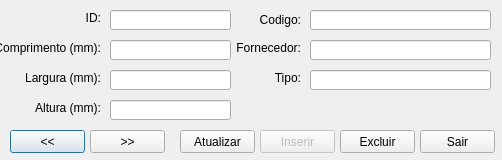
<?xml version="1.0" encoding="UTF-8"?>
<ui version="4.0">
 <class>WindowBobbin</class>
 <widget class="QDialog" name="WindowBobbin">
  <property name="geometry">
   <rect>
    <x>0</x>
    <y>0</y>
    <width>502</width>
    <height>160</height>
   </rect>
  </property>
  <property name="minimumSize">
   <size>
    <width>502</width>
    <height>160</height>
   </size>
  </property>
  <property name="maximumSize">
   <size>
    <width>502</width>
    <height>160</height>
   </size>
  </property>
  <property name="windowTitle">
   <string>Helena - Carretéis</string>
  </property>
  <property name="windowIcon">
   <iconset resource="../icons/main.qrc">
    <normaloff>:/iconPower.ico</normaloff>:/iconPower.ico</iconset>
  </property>
  <widget class="QLabel" name="label_type">
   <property name="geometry">
    <rect>
     <x>230</x>
     <y>70</y>
     <width>71</width>
     <height>16</height>
    </rect>
   </property>
   <property name="text">
    <string>Tipo:</string>
   </property>
   <property name="alignment">
    <set>Qt::AlignRight|Qt::AlignTrailing|Qt::AlignVCenter</set>
   </property>
  </widget>
  <widget class="QLineEdit" name="lineEdit_length">
   <property name="geometry">
    <rect>
     <x>110</x>
     <y>40</y>
     <width>121</width>
     <height>20</height>
    </rect>
   </property>
  </widget>
  <widget class="QLineEdit" name="lineEdit_provider">
   <property name="geometry">
    <rect>
     <x>310</x>
     <y>40</y>
     <width>181</width>
     <height>20</height>
    </rect>
   </property>
  </widget>
  <widget class="QLineEdit" name="lineEdit_type">
   <property name="geometry">
    <rect>
     <x>310</x>
     <y>70</y>
     <width>181</width>
     <height>20</height>
    </rect>
   </property>
  </widget>
  <widget class="QLabel" name="label_id">
   <property name="geometry">
    <rect>
     <x>0</x>
     <y>10</y>
     <width>101</width>
     <height>16</height>
    </rect>
   </property>
   <property name="text">
    <string>ID:</string>
   </property>
   <property name="alignment">
    <set>Qt::AlignRight|Qt::AlignTrailing|Qt::AlignVCenter</set>
   </property>
  </widget>
  <widget class="QLineEdit" name="lineEdit_width">
   <property name="geometry">
    <rect>
     <x>110</x>
     <y>70</y>
     <width>121</width>
     <height>20</height>
    </rect>
   </property>
  </widget>
  <widget class="QLineEdit" name="lineEdit_code">
   <property name="geometry">
    <rect>
     <x>310</x>
     <y>10</y>
     <width>181</width>
     <height>20</height>
    </rect>
   </property>
  </widget>
  <widget class="QLabel" name="label_code">
   <property name="geometry">
    <rect>
     <x>230</x>
     <y>10</y>
     <width>71</width>
     <height>20</height>
    </rect>
   </property>
   <property name="text">
    <string>Codigo:</string>
   </property>
   <property name="alignment">
    <set>Qt::AlignRight|Qt::AlignTrailing|Qt::AlignVCenter</set>
   </property>
  </widget>
  <widget class="QLabel" name="label_provider">
   <property name="geometry">
    <rect>
     <x>230</x>
     <y>40</y>
     <width>71</width>
     <height>16</height>
    </rect>
   </property>
   <property name="text">
    <string>Fornecedor:</string>
   </property>
   <property name="alignment">
    <set>Qt::AlignRight|Qt::AlignTrailing|Qt::AlignVCenter</set>
   </property>
  </widget>
  <widget class="QLabel" name="label_height">
   <property name="geometry">
    <rect>
     <x>0</x>
     <y>100</y>
     <width>101</width>
     <height>16</height>
    </rect>
   </property>
   <property name="text">
    <string>Altura (mm):</string>
   </property>
   <property name="alignment">
    <set>Qt::AlignRight|Qt::AlignTrailing|Qt::AlignVCenter</set>
   </property>
  </widget>
  <widget class="QLineEdit" name="lineEdit_height">
   <property name="geometry">
    <rect>
     <x>110</x>
     <y>100</y>
     <width>121</width>
     <height>20</height>
    </rect>
   </property>
  </widget>
  <widget class="QLineEdit" name="lineEdit_id">
   <property name="geometry">
    <rect>
     <x>110</x>
     <y>10</y>
     <width>121</width>
     <height>20</height>
    </rect>
   </property>
   <property name="readOnly">
    <bool>true</bool>
   </property>
  </widget>
  <widget class="QLabel" name="label_length">
   <property name="geometry">
    <rect>
     <x>0</x>
     <y>40</y>
     <width>101</width>
     <height>16</height>
    </rect>
   </property>
   <property name="text">
    <string>Comprimento (mm):</string>
   </property>
   <property name="alignment">
    <set>Qt::AlignRight|Qt::AlignTrailing|Qt::AlignVCenter</set>
   </property>
  </widget>
  <widget class="QLabel" name="label_width">
   <property name="geometry">
    <rect>
     <x>0</x>
     <y>70</y>
     <width>101</width>
     <height>16</height>
    </rect>
   </property>
   <property name="text">
    <string>Largura (mm):</string>
   </property>
   <property name="alignment">
    <set>Qt::AlignRight|Qt::AlignTrailing|Qt::AlignVCenter</set>
   </property>
  </widget>
  <widget class="QPushButton" name="pushButton_before">
   <property name="geometry">
    <rect>
     <x>10</x>
     <y>130</y>
     <width>75</width>
     <height>23</height>
    </rect>
   </property>
   <property name="text">
    <string>&lt;&lt;</string>
   </property>
  </widget>
  <widget class="QPushButton" name="pushButton_after">
   <property name="geometry">
    <rect>
     <x>90</x>
     <y>130</y>
     <width>75</width>
     <height>23</height>
    </rect>
   </property>
   <property name="text">
    <string>&gt;&gt;</string>
   </property>
  </widget>
  <widget class="QPushButton" name="pushButton_exit">
   <property name="geometry">
    <rect>
     <x>420</x>
     <y>130</y>
     <width>75</width>
     <height>23</height>
    </rect>
   </property>
   <property name="text">
    <string>Sair</string>
   </property>
  </widget>
  <widget class="QPushButton" name="pushButton_update">
   <property name="enabled">
    <bool>true</bool>
   </property>
   <property name="geometry">
    <rect>
     <x>180</x>
     <y>130</y>
     <width>75</width>
     <height>23</height>
    </rect>
   </property>
   <property name="text">
    <string>Atualizar</string>
   </property>
  </widget>
  <widget class="QPushButton" name="pushButton_insert">
   <property name="enabled">
    <bool>false</bool>
   </property>
   <property name="geometry">
    <rect>
     <x>260</x>
     <y>130</y>
     <width>75</width>
     <height>23</height>
    </rect>
   </property>
   <property name="text">
    <string>Inserir</string>
   </property>
  </widget>
  <widget class="QPushButton" name="pushButton_delete">
   <property name="enabled">
    <bool>true</bool>
   </property>
   <property name="geometry">
    <rect>
     <x>340</x>
     <y>130</y>
     <width>75</width>
     <height>23</height>
    </rect>
   </property>
   <property name="text">
    <string>Excluir</string>
   </property>
  </widget>
 </widget>
 <tabstops>
  <tabstop>lineEdit_id</tabstop>
  <tabstop>lineEdit_code</tabstop>
  <tabstop>lineEdit_length</tabstop>
  <tabstop>lineEdit_provider</tabstop>
  <tabstop>lineEdit_width</tabstop>
  <tabstop>lineEdit_type</tabstop>
  <tabstop>lineEdit_height</tabstop>
  <tabstop>pushButton_before</tabstop>
  <tabstop>pushButton_after</tabstop>
  <tabstop>pushButton_update</tabstop>
  <tabstop>pushButton_insert</tabstop>
  <tabstop>pushButton_delete</tabstop>
  <tabstop>pushButton_exit</tabstop>
 </tabstops>
 <resources>
  <include location="../icons/main.qrc"/>
 </resources>
 <connections/>
</ui>
